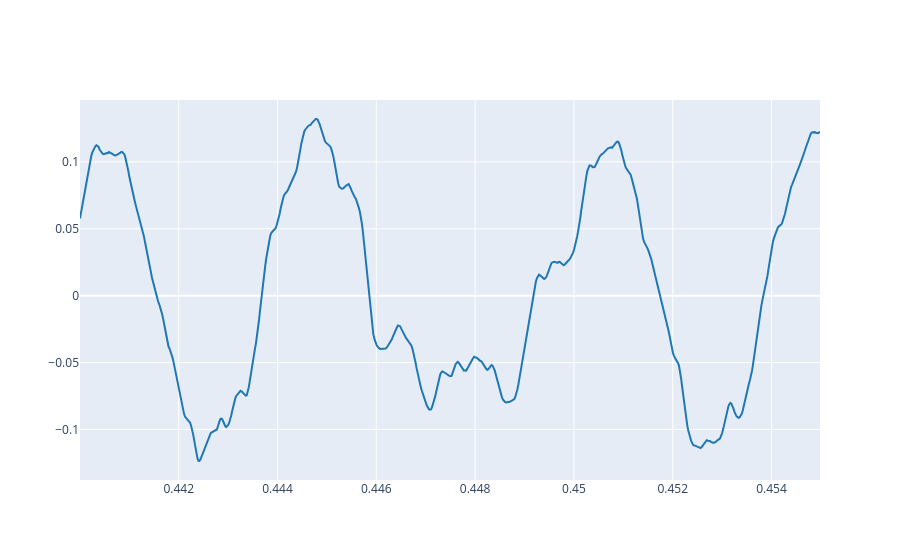

Write notebook code for a chart like this one.
### Markdown cell above
2.3. Plot three periods of the signal using the `plot_signals` function and selecting `t_start` and `t_end` arguments accordingly. Try to get the first periods of the audio signal but avoiding the attack section.

### Code cell
# Write the code here
filepath = "sis1_group8/guitar2.wav"
ref, fs = load_audio(filepath)

t_start =0.440 #as the period is 0,005, three periods means 0,015s
t_end = 0.455

plot_signals(ref, fs, t_start, t_end)

### Figure 1 — Plotly figure (JSON) as saved in the notebook; plotly's stock layout.template omitted (floating-point values rounded to 4 significant figures; data arrays with more than 128 entries replaced by an {"elided": "..."} marker saying what was removed)
{"data": [{"line": {"color": "#1f77b4", "shape": "linear"}, "mode": "lines", "name": "audio signal 0", "type": "scatter", "x": {"elided": "720 float values"}, "y": {"elided": "720 float values"}}], "layout": {}}
